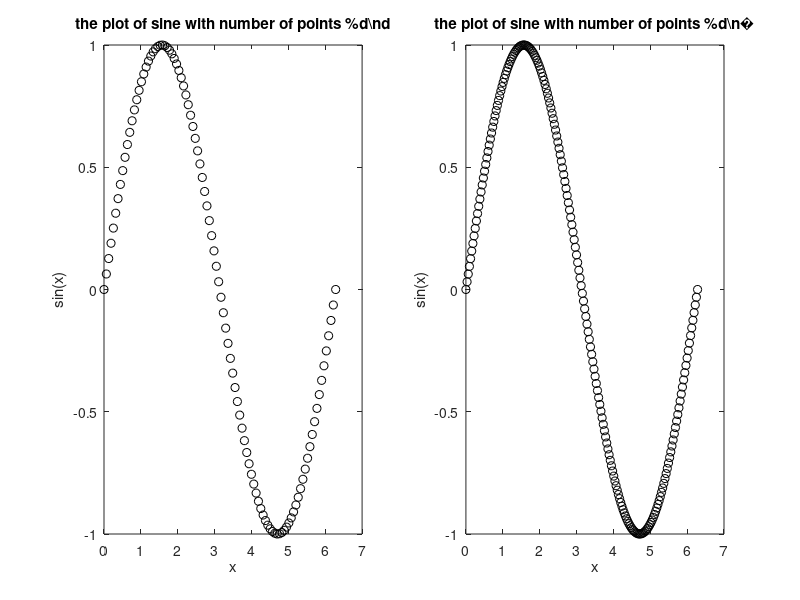

MATLAB code to generate this figure:
%% Example 1

n=randi([3 10]);
runsum=0;
for i=1:n
    inputnum=input('enter a number:  ');
runsum=runsum+inputnum;
end
fprintf('The sum is %.2f\n', runsum);

%% Example 2:
% create a vector of length n it prompts the user and puts n numbers into a
% vector

% randi means randum integer between

% list the matrix column by column
n=randi([4 8]);
numvec=zeros(2,n);
disp(numvec)

for iv=1:n
    for j=1:2
    inputnum=input('Enter a nubmer: ');
    numvec(j,iv)=inputnum;
    end
end
fprintf('The vector is : \n')
disp(numvec)
% numvec(2,:) to show the second row
% numvec(:,2) to show the second column

%% Example 3: using subplot
for i=1:2
    x=linspace(0,2*pi,100*i);
    y=sin(x);
    subplot(1,2,i);
    plot(x,y,'ko')
    xlabel('x')
    ylabel('sin(x)')
    title(['the plot of sine with number of points %d\n',100*i])
end

%% Example 4: print stars

rows=10;
columns=10;
% for i=1 to i=rows
for i=1:rows
    for j=1:columns
        fprintf('*')
    end
    fprintf('\n')
end

%% Example 5:

for i=1:3
    for j=1:2
        fprintf('i=%d, j=%d \n',i,j)
    end
    fprintf('\n')
end

%% Example 6: multipliation table

rows=12;
columns=12;
% 
x=zeros(rows,columns);

for i=1:rows
    for j=1:columns
        x(i,j)=i*j;
    end
end
disp(x)
